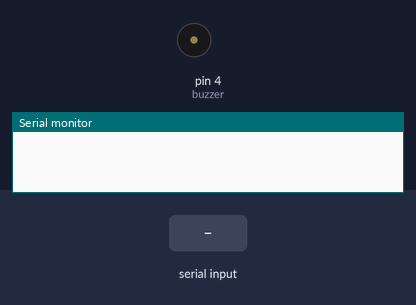
This sketch was run on a simulated Arduino Uno, built with avr-gcc and run on an emulated ATmega328P. Parts: buzzer (waves = sounding, pin HIGH), the last lines printed to the serial monitor. Inputs (shaded band) come from the test bench.

Above: at 1.2 s.
1.3 s: "on" received over the second serial link
At 3.5 s:
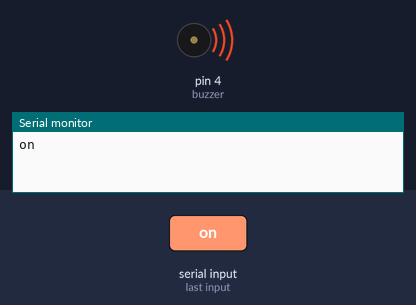
3.8 s: "off" received over the second serial link
At 5.5 s:
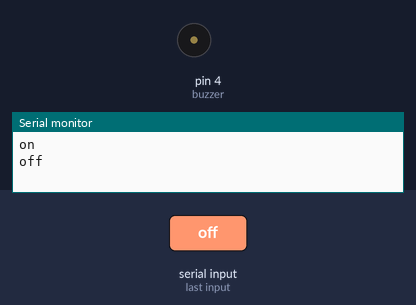
Timing chart, 0 to 7.0 s (numbered marks = the images above; inputs shaded):
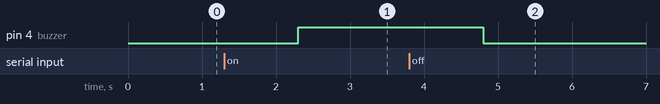

The sketch:

exemplo_4_5_receptor.ino
```cpp
#include <SoftwareSerial.h>

#define buzzer  4

SoftwareSerial loraSerial(2, 3); // TX, RX

void setup() {
  pinMode(buzzer, OUTPUT);
  Serial.begin(9600);
  loraSerial.begin(9600);
}

void loop() {
  if(loraSerial.available() > 1){
    String input = loraSerial.readString();
    Serial.println(input);
    if(input == "on") {
      digitalWrite(buzzer, HIGH);
    }
    if(input == "off") {
      digitalWrite(buzzer, LOW);
    }
  }
  delay(20);
}
```

Measured:
- after the input at 1.3 s, pin 4 (buzzer): LOW → HIGH after 1.0 s
- after the input at 3.8 s, pin 4 (buzzer): HIGH → LOW after 1.0 s
